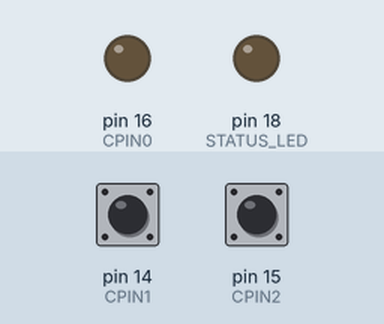
Recording of a sketch running on a simulated Arduino Uno, built with avr-gcc and run on an emulated ATmega328P. Shown: output pins drawn as LEDs (lit = HIGH). Inputs (shaded band) come from the test bench; at power-on: pin 15 (CPIN2) LOW, pin 14 (CPIN1) HIGH.

Above: at 1.2 s.
1.3 s: pin 15 (CPIN2) pulled LOW for 0.15 s
At 1.46 s:
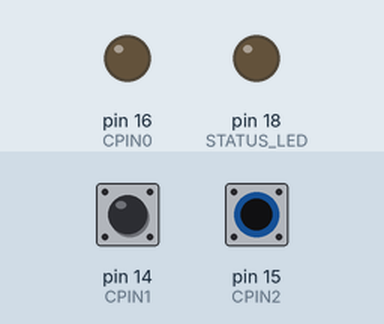
3.1 s: pin 14 (CPIN1) pulled LOW for 3.2 s
At 3.9 s:
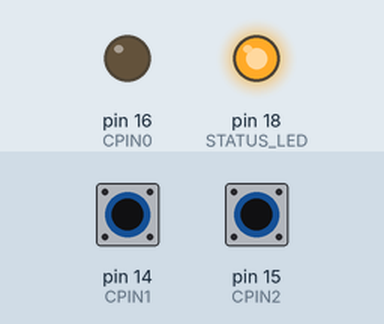
Timing chart, 0 to 7.8 s (numbered marks = the images above; inputs shaded):
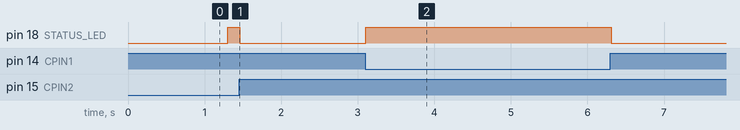

The sketch:

3pin-switches.ino
```cpp
const int STATUS_LED = 18;
const int REFRESH_INTERVAL = 1000;
const bool ENABLE_SERIAL = false;

const int CPIN0 = 16;
const int CPIN1 = 14;
const int CPIN2 = 15;

const int NUM_PINS = 3;
const int PINS[NUM_PINS] = {
  CPIN0, CPIN1, CPIN2,
};

const int NUM_BUTTONS = 6;
const int BUTTON_MAP[NUM_BUTTONS][2] = {
  { CPIN0, CPIN1 },
  { CPIN1, CPIN0 },
  { CPIN1, CPIN2 },
  { CPIN2, CPIN1 },
  { CPIN0, CPIN2 },
  { CPIN2, CPIN0 },
};

bool IS_PRESSED[NUM_BUTTONS] = {
  false,
  false,
  false,
  false,
  false,
  false,
};

bool PREV_PRESSED[NUM_BUTTONS] = {
  false,
  false,
  false,
  false,
  false,
  false,
};

char msg[20];

void setup() {
  pinMode(STATUS_LED, OUTPUT);

  reset();

  if (ENABLE_SERIAL) {
    Serial.begin(9600);
    Serial.println("Hello World!");
  }
}

void loop() {
  bool anything_pressed = false;

  for (int i = 0; i < NUM_BUTTONS; ++i) {
    check_button_state(i);

    anything_pressed |= IS_PRESSED[i];

    if (ENABLE_SERIAL) {
      if (!PREV_PRESSED[i] && IS_PRESSED[i]) {
        sprintf(msg, "Button %d pressed", i);
        Serial.println(msg);
      } else if (PREV_PRESSED[i] && !IS_PRESSED[i]) {
        sprintf(msg, "Button %d released", i);
        Serial.println(msg);
      }
    }
    PREV_PRESSED[i] = IS_PRESSED[i];

    delayMicroseconds(REFRESH_INTERVAL);
  }

  digitalWrite(STATUS_LED, anything_pressed);
}

void check_button_state(int idx) {
  reset();

  pinMode(BUTTON_MAP[idx][0], INPUT_PULLUP);
  pinMode(BUTTON_MAP[idx][1], OUTPUT);

  digitalWrite(BUTTON_MAP[idx][1], LOW);

  int val = digitalRead(BUTTON_MAP[idx][0]);
  IS_PRESSED[idx] = !val;
}

void reset() {
  pinMode(CPIN0, INPUT);
  pinMode(CPIN1, INPUT);
  pinMode(CPIN2, INPUT);

  digitalWrite(CPIN0, LOW);
  digitalWrite(CPIN1, LOW);
  digitalWrite(CPIN2, LOW);
}
```

Measured:
- after the input at 1.3 s, pin 18 (STATUS_LED): LOW → HIGH at once, → LOW 0.16 s later
